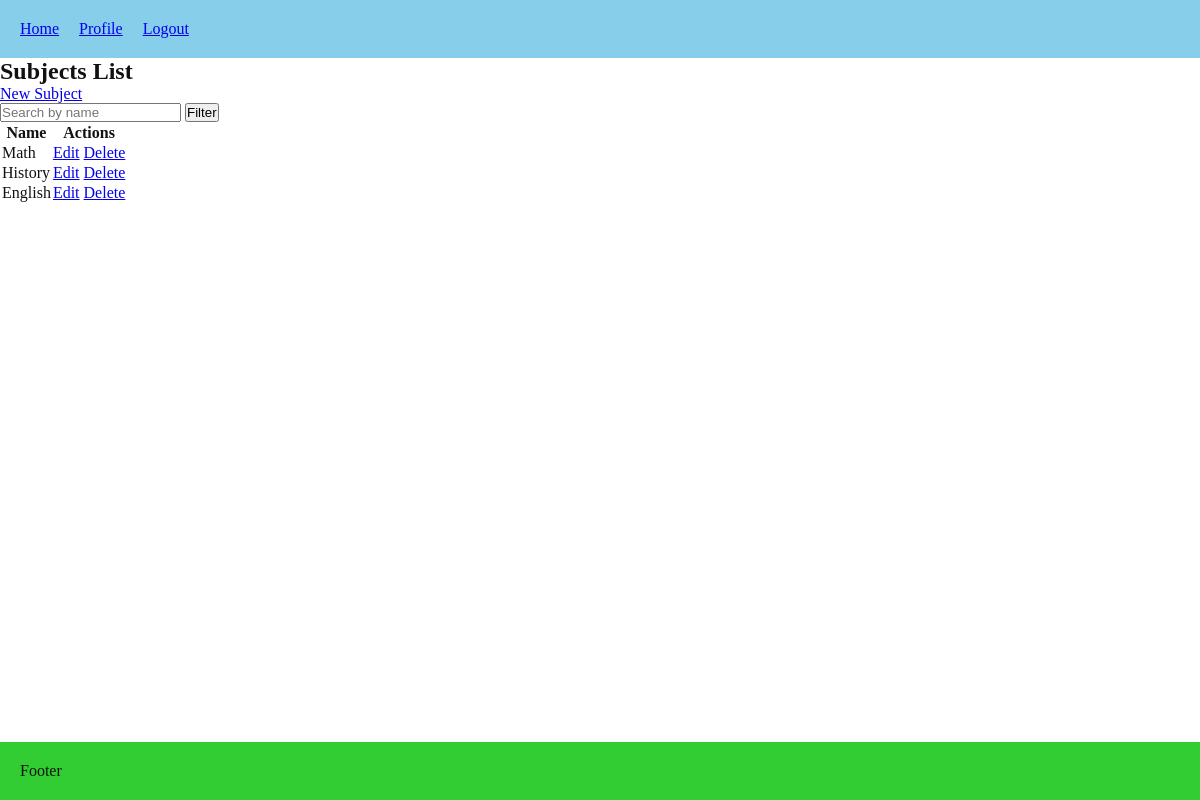
/lessons/subjects_list/ (signed in), run on the app's committed database.
### lessons/models.py (models this page shows, shortened)
class Subject(models.Model):
    name = models.CharField(max_length=100, unique=True)

### lessons/views.py (the view)
# urls.py: path("subjects_list/", views.subjects_list, name="subjects_list"),
@login_required
def subjects_list(request):
    subjects = Subject.objects.all()
    search_query = request.GET.get("q")
    if search_query:
        subjects = subjects.filter(name__icontains=search_query)
    return render(request, "lessons/subjects_list.html", {
        "subjects": subjects,
        "can_manage": request.user.role in [User.Role.ADMIN],
        })

### lessons/templates/lessons/subjects_list.html (shortened to what this page needs)
    {% extends "core/base.html" %}
    {% block content %}
    <h2>Subjects List</h2>
    {% if can_manage %}
        <a href="{% url 'lessons:create_subject' %}">New Subject</a>
    {% endif %}
    <form method="get">
        <input type="text" name="q" placeholder="Search by name" value="{{ request.GET.q }}">
        <button type="submit">Filter</button>
    </form>
    <table>
        <thead>
            <tr>
                <th>Name</th>
                {% if can_manage %}
                    <th>Actions</th>
                {% endif %}
            </tr>
        </thead>
        <tbody>
            {% for subject in subjects %}
            <tr>
                <td>{{ subject.name }}</td>
                <td>
                    {% if can_manage %}
                        <a href="{% url 'lessons:edit_subject' subject.id %}">Edit</a>
                        <a href="{% url 'lessons:delete_subject' subject.id %}">Delete</a>
                    {% endif %}
                </td>
            </tr>
            {% empty %}
            <tr>
                <td colspan="2">No subjects found.</td>
            </tr>
            {% endfor %}
        </tbody>
    </table>
    {% endblock %}

### core/static/core/style.css (style rules this page uses)
* { box-sizing: border-box; margin: 0; padding: 0; list-style: none; }
:root { font-size: 12; --theme-color: skyblue; --secondary-color: limegreen; }
.theme-light { --bg: #ffffff; --text: #111111; --surface: #f5f5f5; --border: #e0e0e0; }
body { background-color: var(--bg); color: var(--text); display: flex; flex-direction: column; min-height: 100vh; }
a { transition: 0.3s; }

### data on the page
Subject: name "Math"
Subject: name "History"
Subject: name "English"
